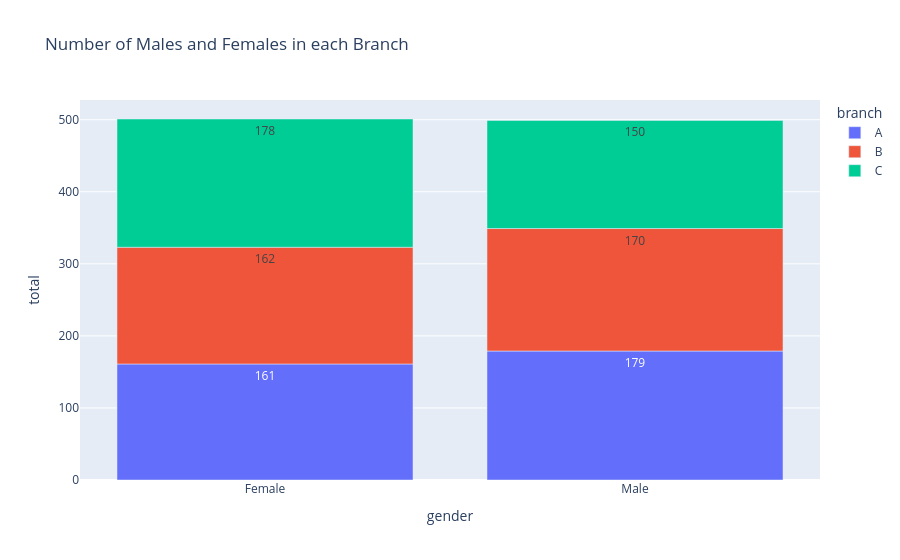

The code cell stored with this chart in its notebook:
### Markdown cell above
### Bivariate Analysis
1- How many Males and Females in each Branch

2- Branch VS. Total

### Code cell
# Group the data by 'branch' and 'gender', and count the number of occurrences of 'total' for each group
grouping = df.groupby(['branch','gender'], as_index= False)['total'].count()

# Display the grouped data to see the number of males and females in each branch
display(grouping)

# Create a bar plot to visualize the number of males and females in each branch
px.bar(data_frame= grouping, text_auto=True, x= 'gender', y='total', color= 'branch', title= 'Number of Males and Females in each Branch' )

### Figure 1 — Plotly figure (JSON) as saved in the notebook; plotly's stock layout.template omitted (floating-point values rounded to 4 significant figures)
{"data": [{"alignmentgroup": "True", "hovertemplate": "branch=A<br>gender=%{x}<br>total=%{y}<extra></extra>", "legendgroup": "A", "marker": {"color": "#636efa", "pattern": {"shape": ""}}, "name": "A", "offsetgroup": "A", "orientation": "v", "showlegend": true, "textposition": "auto", "texttemplate": "%{y}", "type": "bar", "x": ["Female", "Male"], "xaxis": "x", "y": [161, 179], "yaxis": "y"}, {"alignmentgroup": "True", "hovertemplate": "branch=B<br>gender=%{x}<br>total=%{y}<extra></extra>", "legendgroup": "B", "marker": {"color": "#EF553B", "pattern": {"shape": ""}}, "name": "B", "offsetgroup": "B", "orientation": "v", "showlegend": true, "textposition": "auto", "texttemplate": "%{y}", "type": "bar", "x": ["Female", "Male"], "xaxis": "x", "y": [162, 170], "yaxis": "y"}, {"alignmentgroup": "True", "hovertemplate": "branch=C<br>gender=%{x}<br>total=%{y}<extra></extra>", "legendgroup": "C", "marker": {"color": "#00cc96", "pattern": {"shape": ""}}, "name": "C", "offsetgroup": "C", "orientation": "v", "showlegend": true, "textposition": "auto", "texttemplate": "%{y}", "type": "bar", "x": ["Female", "Male"], "xaxis": "x", "y": [178, 150], "yaxis": "y"}], "layout": {"barmode": "relative", "legend": {"title": {"text": "branch"}, "tracegroupgap": 0}, "title": {"text": "Number of Males and Females in each Branch"}, "xaxis": {"anchor": "y", "domain": [0, 1], "title": {"text": "gender"}}, "yaxis": {"anchor": "x", "domain": [0, 1], "title": {"text": "total"}}}}
